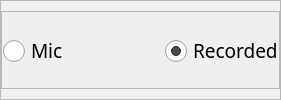
                         <widget class="QFrame" name="zonePageHeader">
                          <property name="frameShape">
                           <enum>QFrame::StyledPanel</enum>
                          </property>
                          <property name="frameShadow">
                           <enum>QFrame::Raised</enum>
                          </property>
                          <layout class="QHBoxLayout" name="horizontalLayout_16">
                           <property name="spacing">
                            <number>0</number>
                           </property>
                           <property name="leftMargin">
                            <number>0</number>
                           </property>
                           <property name="topMargin">
                            <number>10</number>
                           </property>
                           <property name="rightMargin">
                            <number>0</number>
                           </property>
                           <property name="bottomMargin">
                            <number>10</number>
                           </property>
                           <item>
                            <widget class="QFrame" name="VirtualFrame">
                             <property name="frameShape">
                              <enum>QFrame::StyledPanel</enum>
                             </property>
                             <property name="frameShadow">
                              <enum>QFrame::Raised</enum>
                             </property>
                            </widget>
                           </item>
                           <item alignment="Qt::AlignHCenter">
                            <widget class="QFrame" name="radioBtnGroup">
                             <property name="styleSheet">
                              <string notr="true"/>
                             </property>
                             <property name="frameShape">
                              <enum>QFrame::StyledPanel</enum>
                             </property>
                             <property name="frameShadow">
                              <enum>QFrame::Raised</enum>
                             </property>
                             <layout class="QHBoxLayout" name="horizontalLayout_17">
                              <property name="spacing">
                               <number>100</number>
                              </property>
                              <property name="leftMargin">
                               <number>0</number>
                              </property>
                              <property name="topMargin">
                               <number>10</number>
                              </property>
                              <property name="rightMargin">
                               <number>0</number>
                              </property>
                              <property name="bottomMargin">
                               <number>10</number>
                              </property>
                              <item>
                               <widget class="QRadioButton" name="radioMic">
                                <property name="font">
                                 <font>
                                  <family>Noto Sans</family>
                                  <pointsize>14</pointsize>
                                 </font>
                                </property>
                                <property name="styleSheet">
                                 <string notr="true">QRadioButton::indicator:unchecked {
    image: url(:/icons/icons/circle.svg);
}

QRadioButton::indicator:checked {
    image: url(:/icons/icons/check-circle.svg);
}

QRadioButton::indicator{
	width: 23px;
	height: 23px;
}</string>
                                </property>
                                <property name="text">
                                 <string>Mic</string>
                                </property>
                               </widget>
                              </item>
                              <item>
                               <widget class="QRadioButton" name="radioRecorded">
                                <property name="font">
                                 <font>
                                  <family>Noto Sans</family>
                                  <pointsize>14</pointsize>
                                 </font>
                                </property>
                                <property name="styleSheet">
                                 <string notr="true">QRadioButton::indicator:unchecked {
    image: url(:/icons/icons/circle.svg);
}

QRadioButton::indicator:checked {
    image: url(:/icons/icons/check-circle.svg);
}

QRadioButton::indicator{
	width: 23px;
	height: 23px;
}</string>
                                </property>
                                <property name="text">
                                 <string>Recorded</string>
                                </property>
                                <property name="checked">
                                 <bool>true</bool>
                                </property>
                               </widget>
                              </item>
                             </layout>
                            </widget>
                           </item>
                          </layout>
                         </widget>
